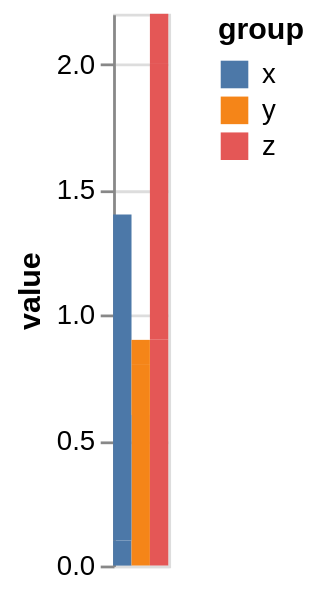

Describe this chart as a Vega-Lite specification.
### Vega specification from a JSON file in a GitHub repository (floating-point values rounded to 4 significant figures)
{"$schema": "https://vega.github.io/schema/vega/v5.json", "description": "xOffset without x", "background": "white", "padding": 5, "width": 20, "height": 200, "style": "cell", "data": [{"name": "source_0", "values": [{"category": "A", "group": "x", "value": 0.1}, {"category": "A", "group": "y", "value": 0.6}, {"category": "A", "group": "z", "value": 0.9}, {"category": "B", "group": "x", "value": 0.7}, {"category": "B", "group": "y", "value": 0.2}, {"category": "B", "group": "z", "value": 1.1}, {"category": "C", "group": "x", "value": 0.6}, {"category": "C", "group": "y", "value": 0.1}, {"category": "C", "group": "z", "value": 0.2}]}, {"name": "data_0", "source": "source_0", "transform": [{"type": "stack", "groupby": ["group"], "field": "value", "sort": {"field": [], "order": []}, "as": ["value_start", "value_end"], "offset": "zero"}, {"type": "filter", "expr": "isValid(datum[\"value\"]) && isFinite(+datum[\"value\"])"}]}], "marks": [{"name": "marks", "type": "rect", "style": ["bar"], "from": {"data": "data_0"}, "encode": {"update": {"fill": {"scale": "color", "field": "group"}, "ariaRoleDescription": {"value": "bar"}, "description": {"signal": "\"value: \" + (!isValid(datum[\"value\"]) || !isFinite(+datum[\"value\"]) ? \"\" + datum[\"value\"] : format(datum[\"value\"], \"\")) + \"; group: \" + (\"\" + datum[\"group\"])"}, "x": {"signal": "width", "mult": 0.5, "offset": {"scale": "xOffset", "field": "group"}}, "width": {"signal": "max(0.25, bandwidth('xOffset'))"}, "y": {"scale": "y", "field": "value_end"}, "y2": {"scale": "y", "field": "value_start"}}}}], "scales": [{"name": "y", "type": "linear", "domain": {"data": "data_0", "fields": ["value_start", "value_end"]}, "range": [{"signal": "height"}, 0], "nice": true, "zero": true}, {"name": "xOffset", "type": "band", "domain": {"data": "data_0", "field": "group", "sort": true}, "range": [{"signal": "-width/2"}, {"signal": "width/2"}]}, {"name": "color", "type": "ordinal", "domain": {"data": "data_0", "field": "group", "sort": true}, "range": "category"}], "axes": [{"scale": "y", "orient": "left", "grid": true, "tickCount": {"signal": "ceil(height/40)"}, "domain": false, "labels": false, "aria": false, "maxExtent": 0, "minExtent": 0, "ticks": false, "zindex": 0}, {"scale": "y", "orient": "left", "grid": false, "title": "value", "labelOverlap": true, "tickCount": {"signal": "ceil(height/40)"}, "zindex": 0}], "legends": [{"fill": "color", "symbolType": "square", "title": "group"}]}
